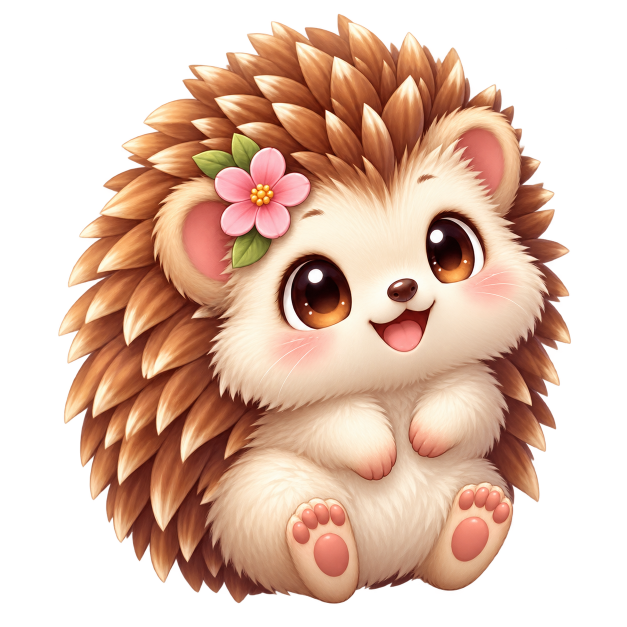
#> input picture docs/source-assets/animal-hedgehog-v1-master.png, 1254 x 1254 px, given in place of cage-golden-heart-front-v2-master.png, which was not available (shown at 1/2 size)
$ python process_cage_fronts.py
#> lines starting #> are read from the running program, lines starting #| are printed output that depends on the picture
"""Prepare the generated cage-front masters for the browser runtime.

The moon-silver ImageGen export visualised transparency as a near-white
checkerboard. Its RGB rendering is therefore paired with the clean alpha mask
from the original matching cage before every master is downsampled with
high-quality filtering. Generated masters remain untouched in docs.
"""

from pathlib import Path

from PIL import Image


ROOT = Path(__file__).resolve().parents[1]
SOURCE = ROOT / "docs" / "source-assets"
DESTINATION = ROOT / "public" / "assets"

ASSETS = {
    "cage-golden-heart-front-v2-master.png": "cage-golden-heart-front-v2.png",
    "cage-storybook-wood-front-v2-master.png": "cage-storybook-wood-front-v2.png",
    "cage-moon-silver-front-v2-master.png": "cage-moon-silver-front-v2.png",
    "cage-garden-vine-front-v2-master.png": "cage-garden-vine-front-v2.png",
}
def main() -> None:
    DESTINATION.mkdir(parents=True, exist_ok=True)

    for source_name, destination_name in ASSETS.items():
        source = SOURCE / source_name
        image = Image.open(source)
#> image is the input picture: PIL image 1254x1254 RGBA; mean R, G, B, A 119.5, 87, 69.3, 147.2
        image = image.convert("RGBA")

        runtime = image.resize((512, 512), Image.Resampling.LANCZOS)
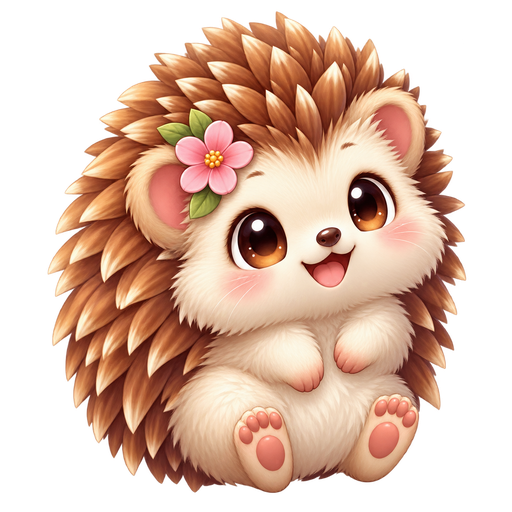
#> runtime: PIL image 512x512 RGBA; mean R, G, B, A 119, 86.6, 69.1, 147.3; transparent parts drawn white
        if source_name.startswith("cage-moon-silver"):
            reference = Image.open(DESTINATION / "cage-moon-silver-v1.png").convert("RGBA")
            runtime.putalpha(reference.getchannel("A"))
        runtime.save(DESTINATION / destination_name, optimize=True)
#> pass 2 of the loop in main, `for source_name, destination_name in ASSETS.items():`:
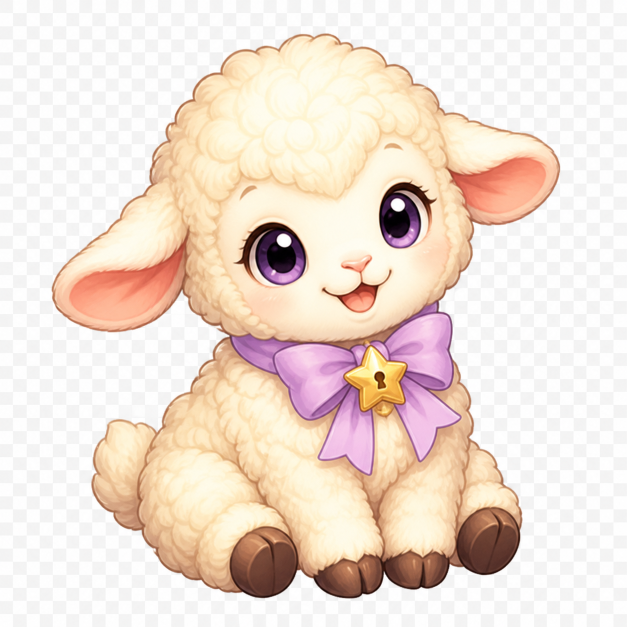
#> input picture docs/source-assets/animal-lamb-v1-master.png, 1254 x 1254 px, given in place of cage-storybook-wood-front-v2-master.png, which was not available (shown at 1/2 size)
#> in main, image is the input picture: PIL image 1254x1254 RGB; mean R, G, B 239.2, 223.8, 212.6
#> image: PIL image 1254x1254 RGBA
#> in main, `runtime = image.resize((512, 512), Image.Resampling.LANCZOS)`:
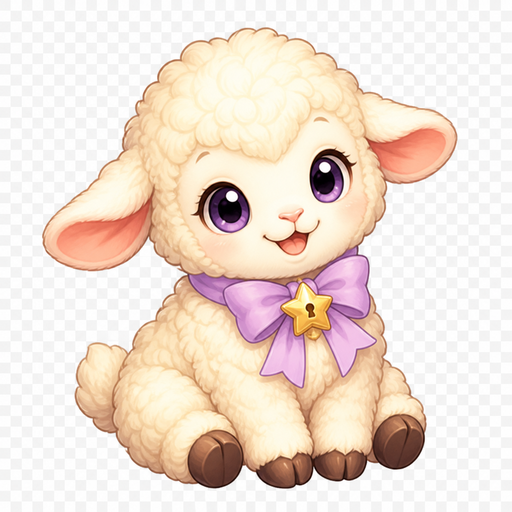
#> runtime: PIL image 512x512 RGBA; mean R, G, B, A 239.2, 223.8, 212.6, 255


if __name__ == "__main__":
#> (the run stopped early here; a loop or call above may not have finished)
